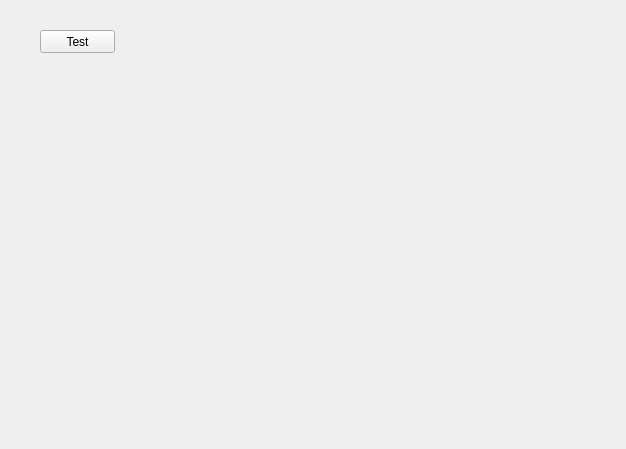
<?xml version="1.0" encoding="UTF-8"?>
<ui version="4.0">
 <class>Widget</class>
 <widget class="QWidget" name="Widget">
  <property name="geometry">
   <rect>
    <x>0</x>
    <y>0</y>
    <width>626</width>
    <height>449</height>
   </rect>
  </property>
  <property name="windowTitle">
   <string>Widget</string>
  </property>
  <widget class="QPushButton" name="pushButton">
   <property name="geometry">
    <rect>
     <x>40</x>
     <y>30</y>
     <width>75</width>
     <height>23</height>
    </rect>
   </property>
   <property name="text">
    <string>Test</string>
   </property>
  </widget>
 </widget>
 <layoutdefault spacing="6" margin="11"/>
 <resources/>
 <connections/>
</ui>
